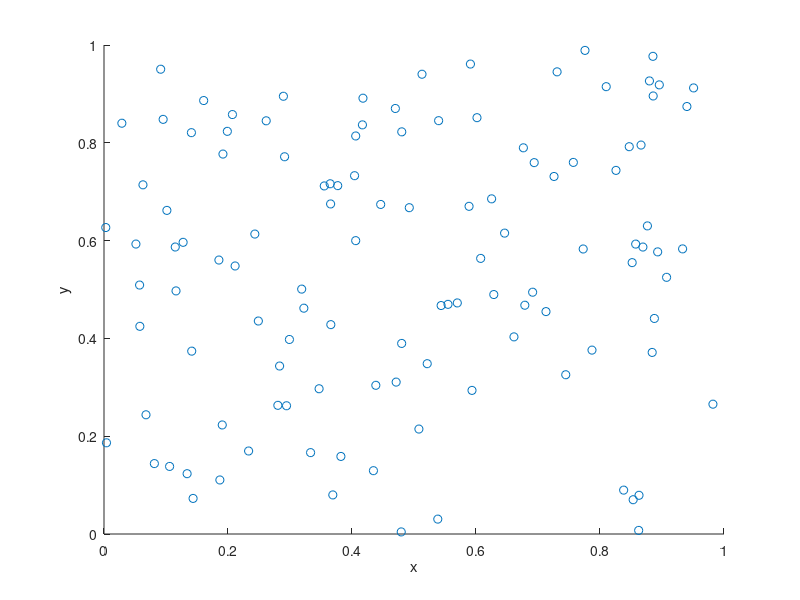

Write MATLAB code to recreate this figure.
%Simulate a Poisson point process on a rectangle.
%Author: H. Paul Keeler, 2018.

%Simulation window parameters
xMin=0;xMax=1;
yMin=0;yMax=1;
xDelta=xMax-xMin;yDelta=yMax-yMin; %rectangle dimensions
areaTotal=xDelta*yDelta; %area of rectangle
 
%Point process parameters
lambda=100; %intensity (ie mean density) of the Poisson process
 
%Simulate Poisson point process
numbPoints=poissrnd(areaTotal*lambda);%Poisson number of points
xx=xDelta*(rand(numbPoints,1))+xMin;%x coordinates of Poisson points
yy=xDelta*(rand(numbPoints,1))+yMin;%y coordinates of Poisson points
 
%Plotting
scatter(xx,yy);
xlabel('x');ylabel('y');
